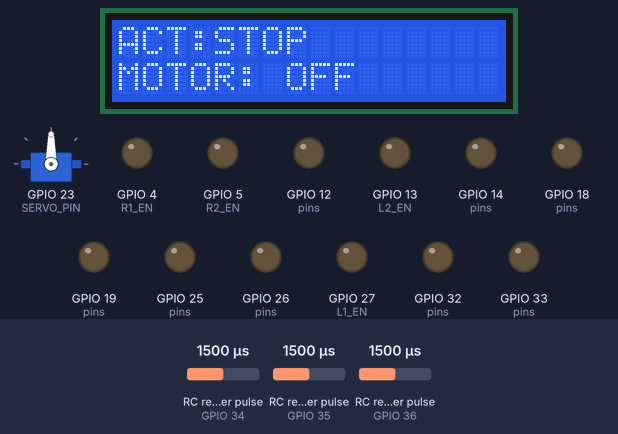
Simulated run of this sketch. Board: ESP32. Shown: servo, 16×2 character LCD, output pins drawn as LEDs (lit = HIGH). Wiring (inferred from the names in the program): 3 × RC receiver channel: data GPIO 34 / data GPIO 35 / data GPIO 36. The inputs (shaded band) are chosen by the test bench; at power-on: RC receiver pulse (sensors on GPIO 34, GPIO 35, GPIO 36) 1500 µs.

Above: at 2.7 s.
2.8 s: RC receiver pulse (sensor on GPIO 34) set to 1020 µs
At 4.0 s:
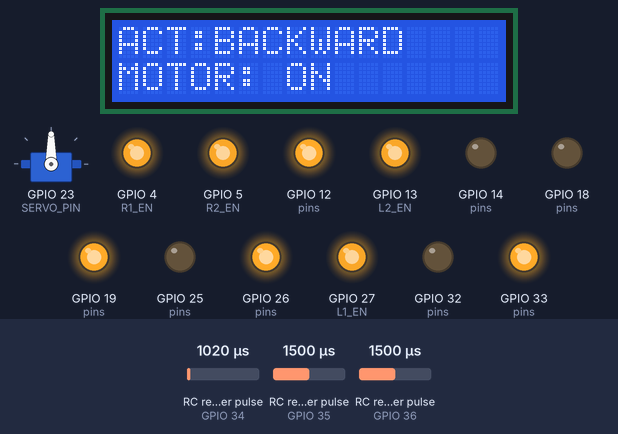
4.3 s: RC receiver pulse (sensor on GPIO 35) set to 1020 µs
At 5.5 s:
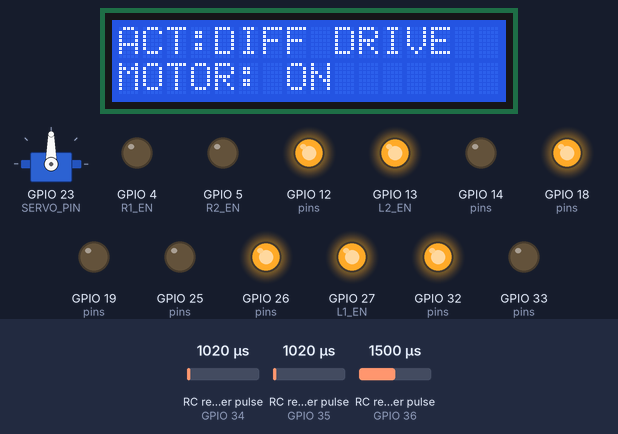
5.8 s: RC receiver pulse (sensor on GPIO 34) set to 1500 µs
At 6.6 s:
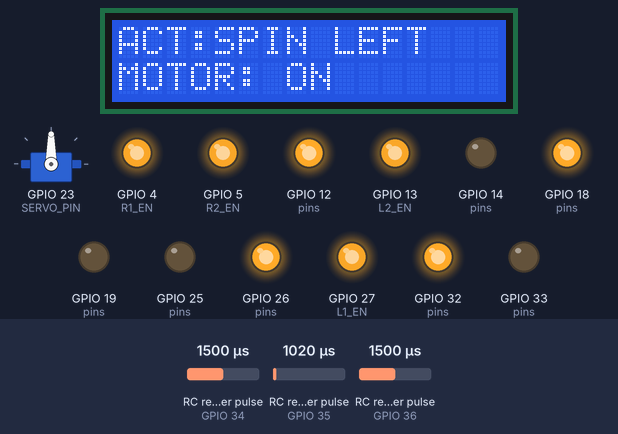
7.3 s: RC receiver pulse (sensor on GPIO 35) set to 1750 µs
At 7.8 s:
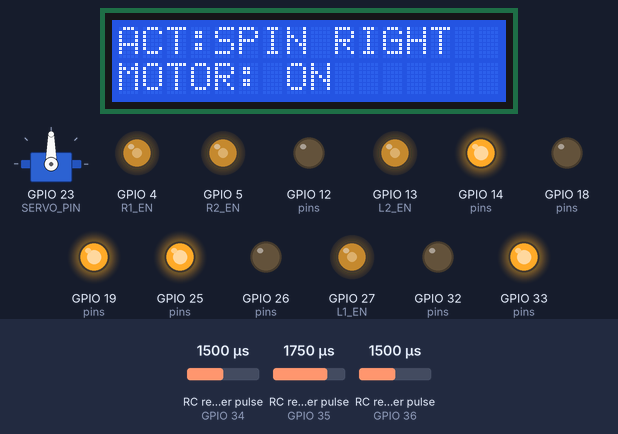
8.8 s: RC receiver pulse (sensor on GPIO 36) set to 1020 µs
At 10.0 s:
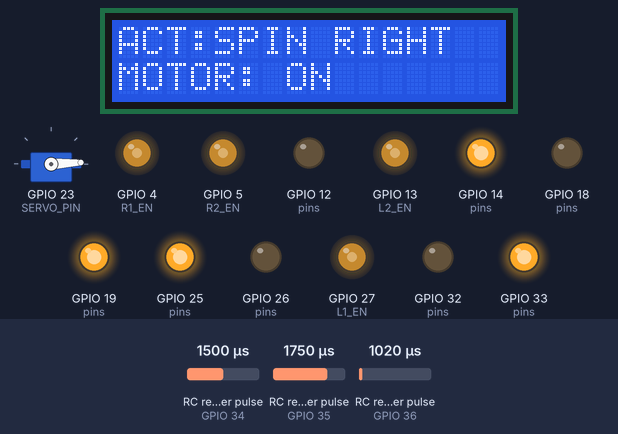
10.3 s: RC receiver pulse (sensor on GPIO 36) set to 1250 µs
At 11.3 s:
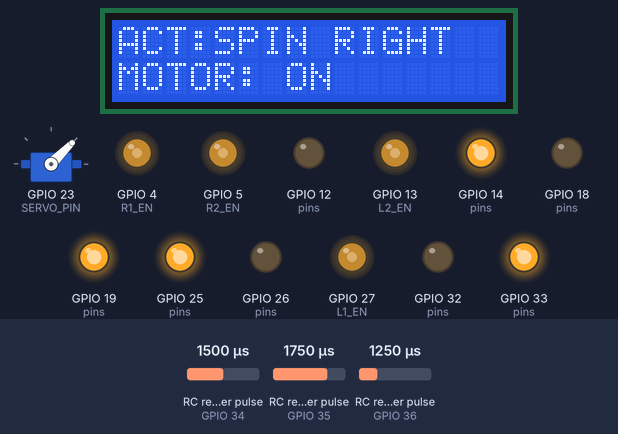
Timing chart, 0 to 12.8 s (numbered marks = the images above; inputs shaded):
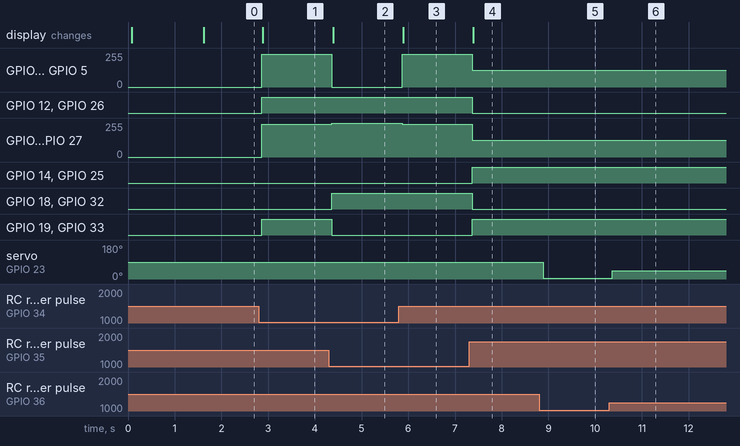

Measured:
- after the input at 2.8 s, GPIO 4 (R1_EN), GPIO 5 (R2_EN), GPIO 13 (L2_EN), GPIO 27 (L1_EN): 0/255 → 245/255 after 0.07 s; GPIO 12 (pins), GPIO 19 (pins), GPIO 26 (pins), GPIO 33 (pins): LOW → HIGH after 0.07 s; the display: changes after 0.09 s (image 1)
- after the input at 4.3 s, GPIO 4 (R1_EN), GPIO 5 (R2_EN): 245/255 → 0/255 after 0.07 s; GPIO 13 (L2_EN), GPIO 27 (L1_EN): 245/255 → 255/255 after 0.07 s; GPIO 18 (pins), GPIO 32 (pins): LOW → HIGH after 0.07 s; GPIO 19 (pins), GPIO 33 (pins): HIGH → LOW after 0.07 s; the display: changes after 0.09 s (image 2)
- after the input at 5.8 s, GPIO 4 (R1_EN), GPIO 5 (R2_EN): 0/255 → 245/255 after 0.07 s; GPIO 13 (L2_EN), GPIO 27 (L1_EN): 255/255 → 245/255 after 0.07 s; the display: changes after 0.09 s (image 3)
- after the input at 7.3 s, GPIO 4 (R1_EN), GPIO 5 (R2_EN), GPIO 13 (L2_EN), GPIO 27 (L1_EN): 245/255 → 127/255 after 0.07 s; GPIO 12 (pins), GPIO 18 (pins), GPIO 26 (pins), GPIO 32 (pins): HIGH → LOW after 0.07 s; GPIO 14 (pins), GPIO 19 (pins), GPIO 25 (pins), GPIO 33 (pins): LOW → HIGH after 0.07 s; the display: changes after 0.09 s (image 4)
- after the input at 8.8 s, servo on GPIO 23 (SERVO_PIN): 90° → 3° after 0.08 s
- after the input at 10.3 s, servo on GPIO 23 (SERVO_PIN): 3° → 45° after 0.07 s

The sketch:

ForgeX.ino
```cpp
#include <Wire.h>
#include <LiquidCrystal_I2C.h>
#include <ESP32Servo.h>

/*
  Forge-X
  Reference ESP32 control implementation.

  IMPORTANT:
  The project report does not contain the original source code or exact
  GPIO assignments. Verify every pin and receiver channel before use.
*/

LiquidCrystal_I2C lcd(0x27, 16, 2);
Servo armServo;

/* Reference motor pins */
const int L1_IN1 = 25, L1_IN2 = 26, L1_EN = 27;
const int L2_IN1 = 14, L2_IN2 = 12, L2_EN = 13;
const int R1_IN1 = 32, R1_IN2 = 33, R1_EN = 4;
const int R2_IN1 = 18, R2_IN2 = 19, R2_EN = 5;

/* Reference servo and receiver pins */
const int SERVO_PIN = 23;
const int CH_THROTTLE = 34;
const int CH_STEERING = 35;
const int CH_ARM = 36;

const int DEAD_BAND = 30;

void motorForward(int a, int b, int en, int speed) {
  digitalWrite(a, HIGH);
  digitalWrite(b, LOW);
  analogWrite(en, constrain(speed, 0, 255));
}

void motorBackward(int a, int b, int en, int speed) {
  digitalWrite(a, LOW);
  digitalWrite(b, HIGH);
  analogWrite(en, constrain(speed, 0, 255));
}

void stopMotors() {
  int pins[] = {L1_IN1,L1_IN2,L2_IN1,L2_IN2,R1_IN1,R1_IN2,R2_IN1,R2_IN2};
  for (int p : pins) digitalWrite(p, LOW);
  analogWrite(L1_EN, 0); analogWrite(L2_EN, 0);
  analogWrite(R1_EN, 0); analogWrite(R2_EN, 0);
}

void moveForward(int s) {
  motorForward(L1_IN1,L1_IN2,L1_EN,s);
  motorForward(L2_IN1,L2_IN2,L2_EN,s);
  motorForward(R1_IN1,R1_IN2,R1_EN,s);
  motorForward(R2_IN1,R2_IN2,R2_EN,s);
}

void moveBackward(int s) {
  motorBackward(L1_IN1,L1_IN2,L1_EN,s);
  motorBackward(L2_IN1,L2_IN2,L2_EN,s);
  motorBackward(R1_IN1,R1_IN2,R1_EN,s);
  motorBackward(R2_IN1,R2_IN2,R2_EN,s);
}

void spinLeft(int s) {
  motorBackward(L1_IN1,L1_IN2,L1_EN,s);
  motorBackward(L2_IN1,L2_IN2,L2_EN,s);
  motorForward(R1_IN1,R1_IN2,R1_EN,s);
  motorForward(R2_IN1,R2_IN2,R2_EN,s);
}

void spinRight(int s) {
  motorForward(L1_IN1,L1_IN2,L1_EN,s);
  motorForward(L2_IN1,L2_IN2,L2_EN,s);
  motorBackward(R1_IN1,R1_IN2,R1_EN,s);
  motorBackward(R2_IN1,R2_IN2,R2_EN,s);
}

void updateLCD(const char* action, bool motorOn) {
  lcd.clear();
  lcd.setCursor(0,0);
  lcd.print("ACT:");
  lcd.print(action);
  lcd.setCursor(0,1);
  lcd.print(motorOn ? "MOTOR: ON" : "MOTOR: OFF");
}

void setup() {
  Serial.begin(115200);

  int outputPins[] = {
    L1_IN1,L1_IN2,L1_EN,L2_IN1,L2_IN2,L2_EN,
    R1_IN1,R1_IN2,R1_EN,R2_IN1,R2_IN2,R2_EN
  };
  for (int p : outputPins) pinMode(p, OUTPUT);

  pinMode(CH_THROTTLE, INPUT);
  pinMode(CH_STEERING, INPUT);
  pinMode(CH_ARM, INPUT);

  armServo.attach(SERVO_PIN);
  armServo.write(90);

  lcd.init();
  lcd.backlight();
  lcd.setCursor(0,0);
  lcd.print("FORGE-X");
  lcd.setCursor(0,1);
  lcd.print("System Ready");

  stopMotors();
  delay(1500);
}

void loop() {
  unsigned long throttle = pulseIn(CH_THROTTLE, HIGH, 25000);
  unsigned long steering = pulseIn(CH_STEERING, HIGH, 25000);
  unsigned long armInput = pulseIn(CH_ARM, HIGH, 25000);

  if (throttle == 0) {
    stopMotors();
    updateLCD("SIGNAL LOST", false);
    delay(20);
    return;
  }

  int t = map(throttle, 1000, 2000, -255, 255);
  int s = map(steering, 1000, 2000, -255, 255);
  t = constrain(t, -255, 255);
  s = constrain(s, -255, 255);

  if (armInput > 0) {
    int angle = map(armInput, 1000, 2000, 0, 180);
    armServo.write(constrain(angle, 0, 180));
  }

  if (abs(t) < DEAD_BAND && abs(s) < DEAD_BAND) {
    stopMotors();
    updateLCD("STOP", false);
  }
  else if (abs(t) >= DEAD_BAND && abs(s) < DEAD_BAND) {
    if (t > 0) {
      moveForward(abs(t));
      updateLCD("FORWARD", true);
    } else {
      moveBackward(abs(t));
      updateLCD("BACKWARD", true);
    }
  }
  else if (abs(t) < DEAD_BAND && abs(s) >= DEAD_BAND) {
    if (s > 0) {
      spinRight(abs(s));
      updateLCD("SPIN RIGHT", true);
    } else {
      spinLeft(abs(s));
      updateLCD("SPIN LEFT", true);
    }
  }
  else {
    int left = constrain(t + s, -255, 255);
    int right = constrain(t - s, -255, 255);

    if (left >= 0) {
      motorForward(L1_IN1,L1_IN2,L1_EN,left);
      motorForward(L2_IN1,L2_IN2,L2_EN,left);
    } else {
      motorBackward(L1_IN1,L1_IN2,L1_EN,abs(left));
      motorBackward(L2_IN1,L2_IN2,L2_EN,abs(left));
    }

    if (right >= 0) {
      motorForward(R1_IN1,R1_IN2,R1_EN,right);
      motorForward(R2_IN1,R2_IN2,R2_EN,right);
    } else {
      motorBackward(R1_IN1,R1_IN2,R1_EN,abs(right));
      motorBackward(R2_IN1,R2_IN2,R2_EN,abs(right));
    }

    updateLCD("DIFF DRIVE", true);
  }

  delay(20);
}
```
